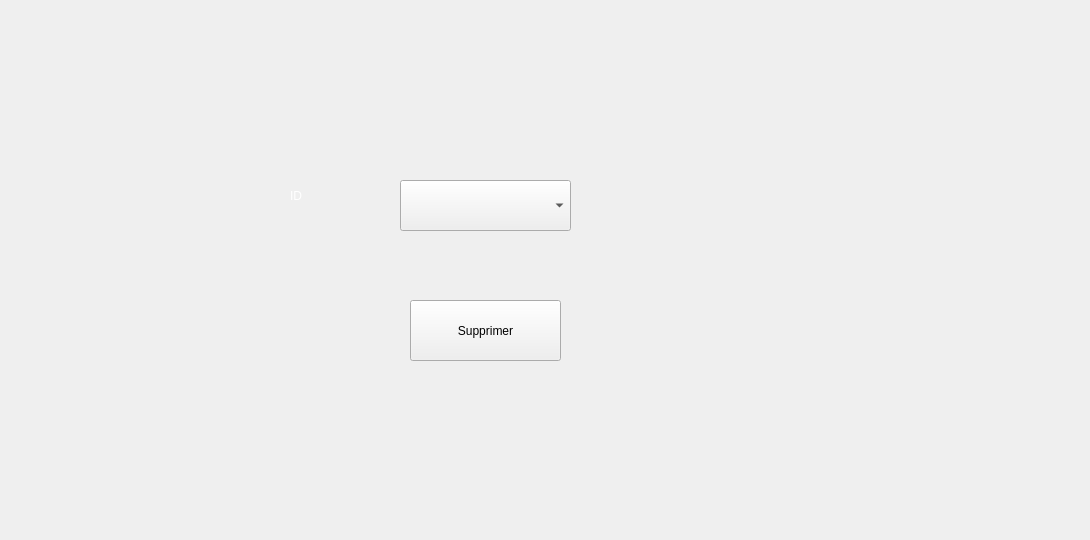
        <widget class="QWidget" name="tab_10">
         <attribute name="title">
          <string>Supprimer</string>
         </attribute>
         <widget class="QPushButton" name="pushButton_21">
          <property name="geometry">
           <rect>
            <x>410</x>
            <y>300</y>
            <width>151</width>
            <height>61</height>
           </rect>
          </property>
          <property name="text">
           <string>Supprimer</string>
          </property>
         </widget>
         <widget class="QLabel" name="label_73">
          <property name="geometry">
           <rect>
            <x>290</x>
            <y>180</y>
            <width>61</width>
            <height>31</height>
           </rect>
          </property>
          <property name="styleSheet">
           <string notr="true">color: rgb(255, 255, 255);</string>
          </property>
          <property name="text">
           <string>ID</string>
          </property>
         </widget>
         <widget class="QComboBox" name="cb_id_d_2">
          <property name="geometry">
           <rect>
            <x>400</x>
            <y>180</y>
            <width>171</width>
            <height>51</height>
           </rect>
          </property>
         </widget>
         <widget class="QLabel" name="label_89">
          <property name="geometry">
           <rect>
            <x>-40</x>
            <y>0</y>
            <width>1081</width>
            <height>531</height>
           </rect>
          </property>
          <property name="styleSheet">
           <string notr="true">background-image: url(:/23.jpg);</string>
          </property>
          <property name="text">
           <string/>
          </property>
         </widget>
         <zorder>label_89</zorder>
         <zorder>pushButton_21</zorder>
         <zorder>label_73</zorder>
         <zorder>cb_id_d_2</zorder>
        </widget>
